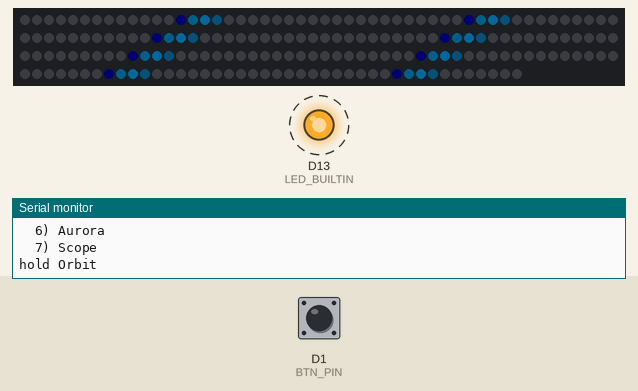
Simulated run of this sketch. Board: Seeed XIAO (SAMD21). Parts: 192 RGB LEDs in strip order, left to right, continuing on the next row, output pins drawn as LEDs (lit = HIGH), the last lines printed to the serial monitor. Dashed ring = blinking. Inputs (shaded band) come from the test bench; at power-on: D1 (BTN_PIN) HIGH. Dim RGB values are drawn brighter than linear.

Above: at 1.6 s.
1.7 s: D1 (BTN_PIN) pulled LOW for 0.15 s
At 2.1 s:
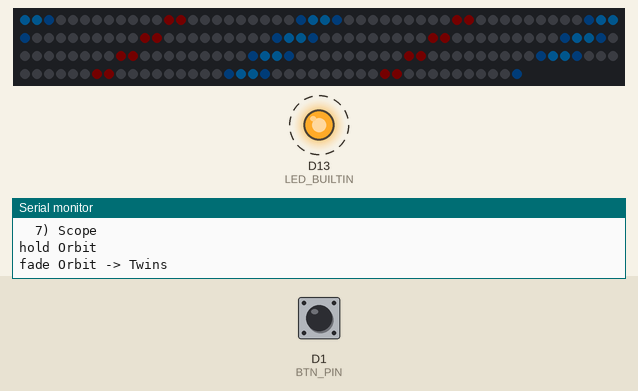
2.4 s: D1 (BTN_PIN) pulled LOW for 1 s
At 3.02 s:
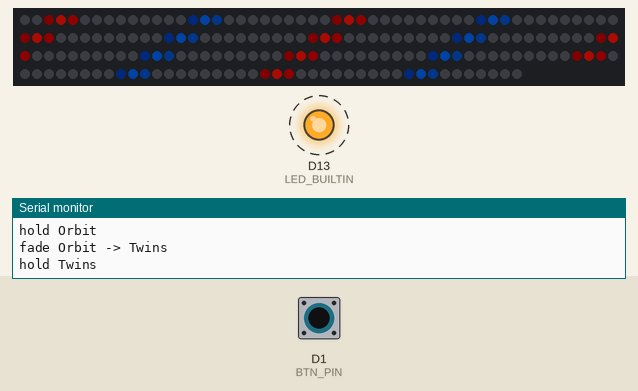
4.0 s: D1 (BTN_PIN) pulled LOW for 0.15 s
At 4.56 s:
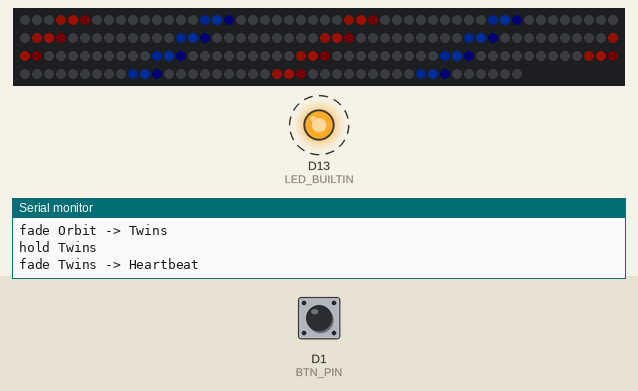
4.7 s: D1 (BTN_PIN) pulled LOW for 3.2 s
At 6.19 s:
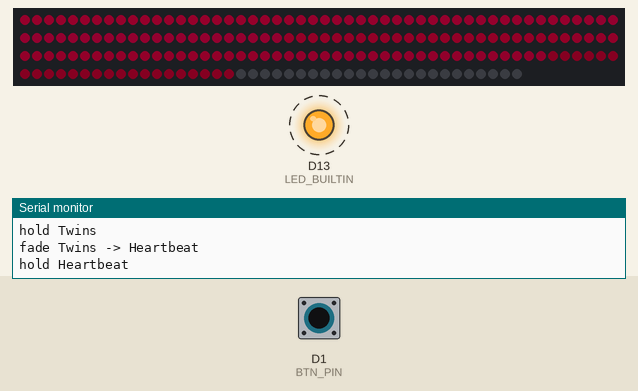
8.5 s: D1 (BTN_PIN) pulled LOW for 0.15 s
At 8.92 s:
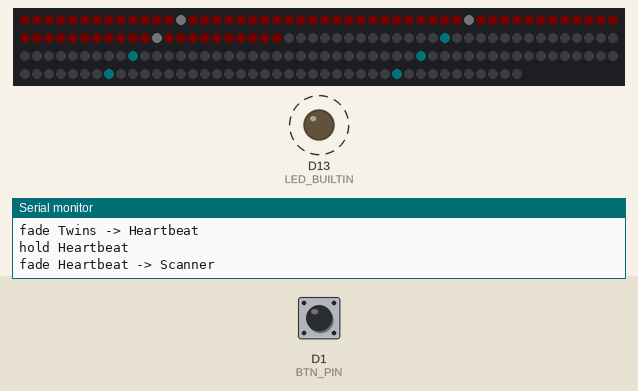
9.2 s: D1 (BTN_PIN) pulled LOW for 1 s
At 9.54 s:
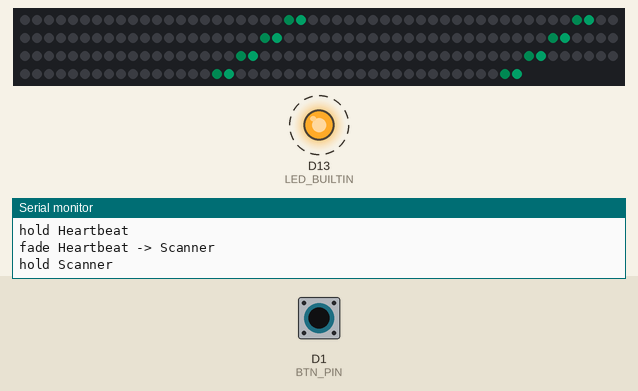
Timing chart, 0 to 15.1 s (numbered marks = the images above; inputs shaded):
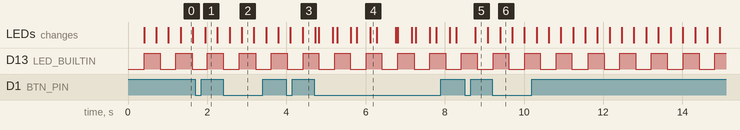

Measured:
- after the input at 1.7 s, the LEDs: change after 0.25 s (image 1)
- after the input at 8.5 s, the LEDs: change after 0.27 s (image 5)
- by itself, D13 (LED_BUILTIN): alternates HIGH for 0.40 s and LOW for 0.40 s

The sketch:

xiao-band-demo.ino
```cpp
/*
 * LED Wrist Band — cylinder look demo (no mic)
 *
 * Own effect language: Orbit, Twins, Heartbeat, Scanner, Ripple, Ember, Aurora.
 * Cycles looks with 4 s crossfades + demo beat.
 *
 * D0 → level shifter → strip DIN
 * D1 → button → GND  (short = skip to next look)
 */

#include <FastLED.h>
#include <math.h>

#define LED_PIN         D0
#define BTN_PIN         D1
#define ROWS            8
#define LEDS_PER_ROW    24
#define NUM_LEDS        (ROWS * LEDS_PER_ROW)
#define LED_TYPE        WS2812B
#define COLOR_ORDER     GRB
#define BRIGHTNESS      64
#define HOLD_MS         4000
#define FADE_MS         4000
#define MAX_RIPPLES     4

#ifndef LED_BUILTIN
#define LED_BUILTIN 21
#endif

enum Look : uint8_t {
  LOOK_ORBIT = 0,
  LOOK_TWINS,
  LOOK_HEARTBEAT,
  LOOK_SCANNER,
  LOOK_RIPPLE,
  LOOK_EMBER,
  LOOK_AURORA,
  LOOK_SCOPE,
  LOOK_COUNT
};

static const char* LOOK_NAME[] = {
  "Orbit",
  "Twins",
  "Heartbeat",
  "Scanner",
  "Ripple",
  "Ember",
  "Aurora",
  "Scope",
};

CRGB leds[NUM_LEDS];
CRGB bufA[NUM_LEDS];
CRGB bufB[NUM_LEDS];

float orbit = 0;
float pulse = 0;
float huePhase = 0;
float emberPhase = 0;
float demoBass = 0;
float demoKick = 0;
float demoMids = 0;
float demoHighs = 0;
float heartEnv = 0;
float heartEnv2 = 0;
bool heartDubPending = false;
uint32_t lastHeartTrig = 0;

struct Ripple {
  float col;
  float age;
  bool active;
};
Ripple ripples[MAX_RIPPLES];
uint32_t lastKickMs = 0;

uint8_t lookIndex = 0;
bool fading = false;
uint32_t holdUntil = 0;
uint32_t fadeStart = 0;
uint8_t fromLook = 0;
uint8_t toLook = 0;

bool btnHeld = false;
uint8_t lowStreak = 0, highStreak = 0;
uint32_t lastBtnAction = 0;

inline uint16_t ledIndex(uint8_t row, uint8_t col) {
  return (uint16_t)row * LEDS_PER_ROW + col;
}

inline float tOf(uint8_t row) {
  return (row + 0.5f) / (float)ROWS;
}

CRGB hsvByte(float h, float s, float v) {
  h = fmodf(h, 360.0f);
  if (h < 0) h += 360.0f;
  CHSV hsv((uint8_t)(h * 255.0f / 360.0f),
           (uint8_t)constrain(s * 255.0f, 0, 255),
           (uint8_t)constrain(v * 255.0f, 0, 255));
  CRGB rgb;
  hsv2rgb_rainbow(hsv, rgb);
  return rgb;
}

float angDist(float a, float b, float n) {
  float d = fabsf(a - b);
  return min(d, n - d);
}

void spawnRipple(float col) {
  for (uint8_t i = 0; i < MAX_RIPPLES; i++) {
    if (!ripples[i].active) {
      ripples[i].col = col;
      ripples[i].age = 0;
      ripples[i].active = true;
      return;
    }
  }
  // reuse oldest
  uint8_t oldest = 0;
  for (uint8_t i = 1; i < MAX_RIPPLES; i++) {
    if (ripples[i].age > ripples[oldest].age) oldest = i;
  }
  ripples[oldest].col = col;
  ripples[oldest].age = 0;
  ripples[oldest].active = true;
}

void tickDemoAudio(uint32_t now) {
  const uint32_t period = 500;
  uint32_t ph = now % period;
  demoKick = ph < 70 ? (1.0f - ph / 70.0f) : 0.0f;
  float swell = 0.35f + 0.25f * (0.5f + 0.5f * sinf(now / 180.0f));
  demoBass = max(demoKick, swell * 0.55f);
  demoMids = 0.35f + 0.2f * sinf(now / 140.0f);
  demoHighs = 0.2f + 0.15f * sinf(now / 90.0f);

  orbit = fmodf(orbit + 0.012f, 1.0f);
  if (lookIndex == LOOK_SCANNER && demoKick > 0.85f) {
    orbit = fmodf(orbit + 0.08f, 1.0f);
  }
  pulse = fmodf(pulse + 0.016f, 1.0f);
  huePhase = fmodf(huePhase + 0.35f, 360.0f);
  emberPhase = fmodf(emberPhase + 0.004f, 1.0f);

  // Heartbeat envelopes from bass kicks only
  bool heartTrig = demoKick > 0.42f || (demoBass > 0.62f && demoKick > 0.2f);
  if (heartTrig && (now - lastHeartTrig) > 170) {
    lastHeartTrig = now;
    heartEnv = min(1.0f, 0.8f + demoKick * 0.35f);
    heartEnv2 = 0;
    heartDubPending = true;
  }
  if (heartDubPending && (now - lastHeartTrig) > 110) {
    heartEnv2 = 0.55f;
    heartDubPending = false;
  }
  heartEnv = max(0.0f, heartEnv - 0.055f);
  heartEnv2 = max(0.0f, heartEnv2 - 0.055f);
  if (demoBass < 0.1f && demoKick < 0.06f) {
    heartEnv *= 0.8f;
    heartEnv2 *= 0.8f;
  }

  for (uint8_t i = 0; i < MAX_RIPPLES; i++) {
    if (!ripples[i].active) continue;
    ripples[i].age += 0.018f;
    if (ripples[i].age >= 1.2f) ripples[i].active = false;
  }

  if (demoKick > 0.75f && (now - lastKickMs) > 180) {
    lastKickMs = now;
    if (lookIndex == LOOK_RIPPLE || toLook == LOOK_RIPPLE || fromLook == LOOK_RIPPLE) {
      spawnRipple(orbit * LEDS_PER_ROW);
    }
  }
}

float baseHue(uint8_t col, bool twin, uint8_t colorMode) {
  // 0 fixed, 1 cycle, 2 rainbow, 3 dual
  if (colorMode == 0) return twin ? fmodf(200.0f + 180.0f, 360.0f) : 200.0f;
  if (colorMode == 1) return twin ? fmodf(huePhase + 140.0f, 360.0f) : huePhase;
  if (colorMode == 2) return fmodf(huePhase + (col / (float)LEDS_PER_ROW) * 360.0f, 360.0f);
  return twin ? fmodf(200.0f + 160.0f + huePhase * 0.2f, 360.0f)
              : fmodf(200.0f + huePhase * 0.15f, 360.0f);
}

void renderLook(uint8_t look, CRGB* out) {
  fill_solid(out, NUM_LEDS, CRGB::Black);
  const float floorL = 0.05f;
  const float pos = orbit * LEDS_PER_ROW;
  const float b = demoBass;
  const float kick = demoKick;

  for (uint8_t r = 0; r < ROWS; r++) {
    float tRow = tOf(r);
    for (uint8_t c = 0; c < LEDS_PER_ROW; c++) {
      float energy = floorL;
      bool twin = false;
      uint8_t colorMode = 0;
      float hue = 200;
      float sat = 1.0f;

      switch (look) {
        case LOOK_ORBIT: {
          colorMode = 0;
          float d = angDist((float)c, pos, (float)LEDS_PER_ROW);
          float trail = 2.4f + demoMids * 1.8f;
          float head = expf(-(d * d) / 0.45f) * (d < 0.9f ? 1.15f : 1.0f);
          float wake = d < trail ? expf(-(d * d) / (trail * 0.55f)) * 0.75f : 0.0f;
          float punch = 0.85f + 0.15f * max(kick, b);
          energy = min(1.0f, floorL + max(head, wake) * punch * (1.0f - floorL));
          break;
        }
        case LOOK_TWINS: {
          colorMode = 3;
          float p1 = pos;
          float p2 = fmodf(pos + LEDS_PER_ROW / 2.0f, (float)LEDS_PER_ROW);
          float d1 = angDist((float)c, p1, (float)LEDS_PER_ROW);
          float d2 = angDist((float)c, p2, (float)LEDS_PER_ROW);
          float trail = 2.2f + demoMids * 1.5f;
          float e1 = (d1 < trail) ? expf(-(d1 * d1) / (trail * 0.35f)) : 0.0f;
          float e2 = (d2 < trail) ? expf(-(d2 * d2) / (trail * 0.35f)) : 0.0f;
          twin = e2 > e1;
          float punch = 0.85f + 0.15f * max(kick, b);
          energy = min(1.0f, floorL + max(e1, e2) * punch * (1.0f - floorL));
          break;
        }
        case LOOK_HEARTBEAT: {
          colorMode = 0;
          hue = 330.0f;
          float thump = max(heartEnv, heartEnv2 * 0.65f);
          if (thump < 0.03f) {
            energy = 0;
            break;
          }
          float bloomR = 0.12f + thump * 0.95f;
          float edge = max(0.0f, 1.0f - max(0.0f, tRow - bloomR) * 4.8f);
          float body = thump * (0.55f + 0.45f * (1.0f - tRow * 0.35f));
          energy = min(1.0f, body * edge);
          break;
        }
        case LOOK_SCANNER: {
          colorMode = 0;
          hue = 185;
          float d = angDist((float)c, pos, (float)LEDS_PER_ROW);
          float gate = 0;
          if (d < 0.55f) gate = 1.0f;
          else if (d < 1.2f) gate = 1.0f - (d - 0.55f) / 0.65f;
          energy = min(1.0f, floorL + gate * (0.9f + 0.1f * kick) * (1.0f - floorL));
          break;
        }
        case LOOK_RIPPLE: {
          colorMode = 2;
          float rip = 0;
          for (uint8_t i = 0; i < MAX_RIPPLES; i++) {
            if (!ripples[i].active) continue;
            float radius = ripples[i].age * LEDS_PER_ROW * 0.55f;
            float d = angDist((float)c, ripples[i].col, (float)LEDS_PER_ROW);
            float ring = expf(-powf((d - radius) * 2.4f, 2));
            float fade = max(0.0f, 1.0f - ripples[i].age);
            rip = max(rip, ring * fade);
          }
          energy = min(1.0f, floorL + rip * (0.85f + 0.15f * b));
          break;
        }
        case LOOK_EMBER: {
          colorMode = 0;
          float crawl = fmodf(tRow + emberPhase + sinf(c * 0.7f + orbit * 6.0f) * 0.08f, 1.0f);
          if (crawl < 0) crawl += 1.0f;
          float hot = expf(-powf((crawl - 0.55f) * 4.5f, 2));
          float wander = 0.35f + 0.65f * expf(-powf(angDist((float)c, pos, (float)LEDS_PER_ROW) / (LEDS_PER_ROW * 0.35f), 2));
          float flick = 0.75f + 0.25f * (0.5f + 0.5f * sinf(c + huePhase));
          energy = min(1.0f, floorL + hot * wander * flick * (0.7f + 0.3f * b));
          hue = 10.0f + energy * 35.0f;
          break;
        }
        case LOOK_AURORA: {
          colorMode = 2;
          sat = 0.75f;
          float shear = sinf((c / (float)LEDS_PER_ROW) * PI * 2.0f + orbit * PI * 2.0f) * 0.5f + 0.5f;
          float curtain = 0.35f + 0.65f * sinf(tRow * PI + shear * 2.0f + huePhase * 0.02f);
          float soft = max(0.0f, curtain) * (0.55f + 0.45f * (0.5f + 0.5f * sinf(pulse * PI * 2.0f)));
          energy = min(1.0f, floorL + soft * 0.85f);
          hue = fmodf(180.0f + (c / (float)LEDS_PER_ROW) * 100.0f + huePhase + r * 8.0f, 360.0f);
          break;
        }
        case LOOK_SCOPE:
        default: {
          // Flat mid-line until mic path exists (amp = 0). Mic fills samples later.
          colorMode = 0;
          hue = 125.0f;
          sat = 0.95f;
          float amp = 0.0f;
          float targetRow = (0.5f - amp * 0.48f) * (ROWS - 1);
          float dist = fabsf((float)r - targetRow);
          float trace = expf(-powf(dist * 2.4f, 2));
          energy = dist < 1.25f ? min(1.0f, 0.08f * floorL + trace * 0.98f) : floorL * 0.15f;
          break;
        }
      }

      if (look != LOOK_EMBER && look != LOOK_AURORA && look != LOOK_SCANNER
          && look != LOOK_SCOPE && look != LOOK_HEARTBEAT) {
        hue = baseHue(c, twin, colorMode);
      } else if (look == LOOK_SCANNER) {
        // keep fixed cool
      }

      if (energy < 0.03f) continue;
      out[ledIndex(r, c)] = hsvByte(hue, sat, min(1.0f, energy));
    }
  }
}

void startFade() {
  fromLook = lookIndex;
  toLook = (lookIndex + 1) % LOOK_COUNT;
  fading = true;
  fadeStart = millis();
  Serial.printf("fade %s -> %s\n", LOOK_NAME[fromLook], LOOK_NAME[toLook]);
}

void finishFade() {
  lookIndex = toLook;
  fading = false;
  holdUntil = millis() + HOLD_MS;
  Serial.printf("hold %s\n", LOOK_NAME[lookIndex]);
}

void skipNext() {
  if (fading) finishFade();
  else startFade();
  lastBtnAction = millis();
}

void setup() {
  pinMode(LED_BUILTIN, OUTPUT);
  pinMode(BTN_PIN, INPUT_PULLUP);

  Serial.begin(115200);
  delay(400);
  Serial.println();
  Serial.println("led-wrist-band band-demo");
  Serial.printf("%u x %u = %u LEDs  hold=%ums fade=%ums\n",
                ROWS, LEDS_PER_ROW, NUM_LEDS, HOLD_MS, FADE_MS);
  for (uint8_t i = 0; i < LOOK_COUNT; i++) {
    Serial.printf("  %u) %s\n", i, LOOK_NAME[i]);
  }

  for (uint8_t i = 0; i < MAX_RIPPLES; i++) ripples[i].active = false;

  FastLED.addLeds<LED_TYPE, LED_PIN, COLOR_ORDER>(leds, NUM_LEDS);
  FastLED.setBrightness(BRIGHTNESS);
  FastLED.clear(true);

  holdUntil = millis() + HOLD_MS;
  Serial.printf("hold %s\n", LOOK_NAME[lookIndex]);
}

void loop() {
  uint32_t now = millis();
  tickDemoAudio(now);

  bool rawLow = digitalRead(BTN_PIN) == LOW;
  if (rawLow) { lowStreak++; highStreak = 0; }
  else { highStreak++; lowStreak = 0; }
  if (!btnHeld && lowStreak >= 2) {
    btnHeld = true;
    if (now - lastBtnAction > 280) skipNext();
  }
  if (btnHeld && highStreak >= 2) btnHeld = false;

  if (!fading && (int32_t)(now - holdUntil) >= 0) startFade();
  if (fading && (now - fadeStart) >= FADE_MS) finishFade();

  if (fading) {
    float blendAmt = (float)(now - fadeStart) / (float)FADE_MS;
    if (blendAmt > 1) blendAmt = 1;
    renderLook(fromLook, bufA);
    renderLook(toLook, bufB);
    for (uint16_t i = 0; i < NUM_LEDS; i++) {
      leds[i] = blend(bufA[i], bufB[i], (fract8)(blendAmt * 255));
    }
  } else {
    renderLook(lookIndex, leds);
  }

  FastLED.show();
  digitalWrite(LED_BUILTIN, (now / 400) & 1 ? HIGH : LOW);
  delay(12);
}
```
